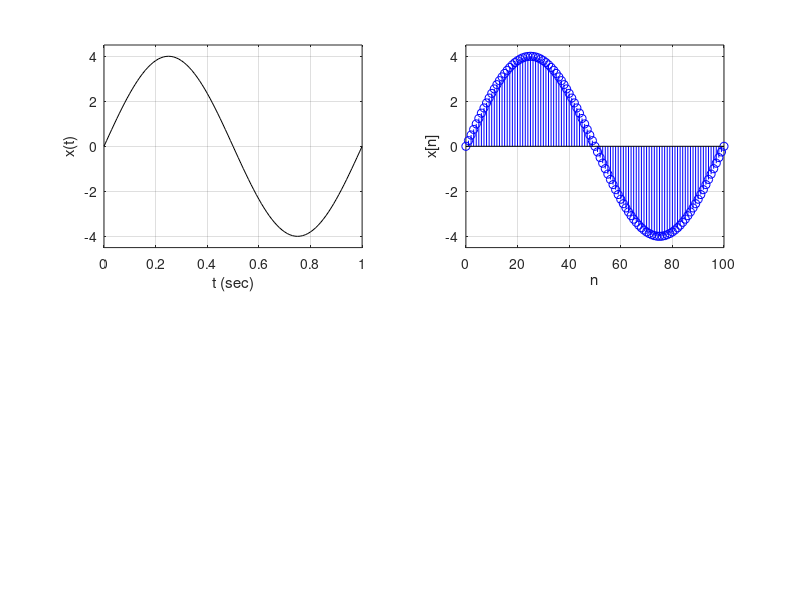

This figure's MATLAB source: (Note: this script raises an error after producing the figure.)
%
% Sampling, quantizing and coding
%
clear all; clf
% analog signal
t=0:0.01:1; x=4*sin(2*pi*t);

% sampled signal	
Ts=0.01; N=length(t); n=0:N-1;
xs=4*sin(2*pi*n*Ts);
figure(1)
subplot(221)
plot(t,x,'k'); axis([0 1 -4.5 4.5])
xlabel('t (sec)'); ylabel('x(t)'); grid
subplot(222)
stem(n,xs,'b'); axis([0 N-1 -4.5 4.5])
xlabel('n'); ylabel('x[n]'); grid

%quantized signal
Q=2;		% quantization levels is 2Q
[d,y,e]=quantizer(x,Q);
subplot(223)
plot(n,x,'k'); grid; hold on
stem(n,y,'r'); title('Quantized signal'); ylabel('x(t), quantized signal'); hold off
subplot(224)
stem(n,e,'g');axis([0 N-1 -0.1 1.5*max(e)]); ylabel('e[n]'); xlabel('n');grid  

% binary signal
z=coder(y,d)
